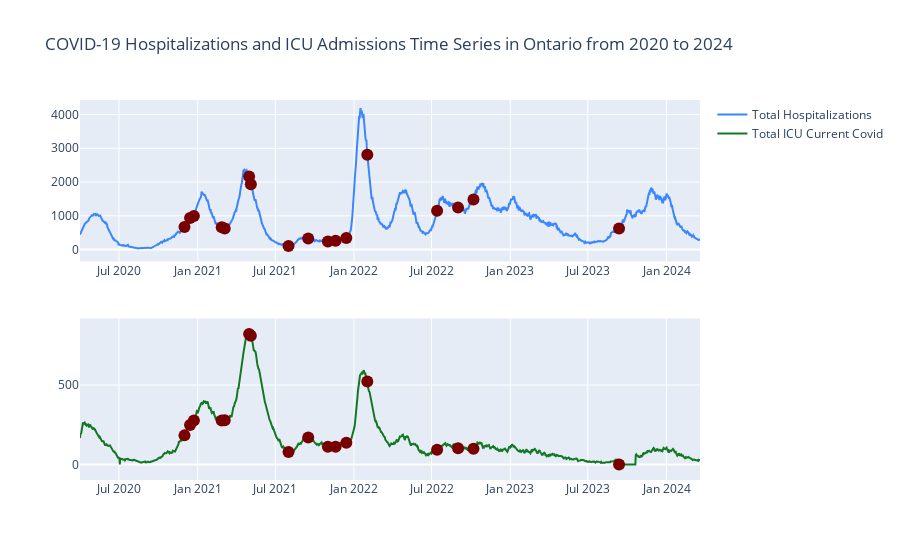

This figure's notebook cell:
### Markdown cell above
### Question 1: Time Series - Key Date Annotations

### Code cell
# Get daily totals for each region
total_hospitalizations = df.groupby('date').sum()['hospitalizations'].reset_index()
total_icu = df.groupby('date').sum()['icu_current_covid'].reset_index()

# Create the subplots for the two time series
fig = make_subplots(rows=2, cols=1)

# Add the total hospitalizations time series to the first row
fig.add_trace(
    go.Scatter(
        x=total_hospitalizations["date"],
        y=total_hospitalizations["hospitalizations"],
        mode="lines",
        name="Total Hospitalizations",
        line=dict(color=BLUE),
    ),
    row=1,
    col=1,
)

# Add the total ICU current covid cases time series to the second row
fig.add_trace(
    go.Scatter(
        x=total_icu["date"],
        y=total_icu["icu_current_covid"],
        mode="lines",
        name="Total ICU Current Covid",
        line=dict(color=GREEN),
    ),
    row=2,
    col=1,
)

# Loop through the key_dates and add annotations
for key_date, description in key_dates.items():
    # Add markers and annotations for hospitalizations plot
    if pd.to_datetime(key_date) in total_hospitalizations["date"].values:
        # Extract the value for the key date
        key_date_val = total_hospitalizations.loc[
            total_hospitalizations["date"] == pd.to_datetime(key_date),
            "hospitalizations",
        ].iloc[0]

        # Add a marker for the key date
        fig.add_trace(
            go.Scatter(
                x=[key_date],
                y=[key_date_val],
                mode="markers",
                marker=dict(size=12, color=RED),
                name="Key Date",
                text=[description],
                textposition="top center",
                showlegend=False,
            ),
            row=1,
            col=1,
        )

    # Add markers and annotations for ICU plot
    if pd.to_datetime(key_date) in total_icu["date"].values:
        # Extract the value for the key date
        key_date_val = total_icu.loc[
            total_icu["date"] == pd.to_datetime(key_date), "icu_current_covid"
        ].iloc[0]

        # Add a marker for the key date
        fig.add_trace(
            go.Scatter(
                x=[key_date],
                y=[key_date_val],
                mode="markers",
                marker=dict(size=12, color=RED),
                name="Key Date",
                text=[description],
                textposition="top center",
                showlegend=False,
            ),
            row=2,
            col=1,
        )

# Update the layout of the figure
fig.update_layout(
    height=1000,
    title_text="COVID-19 Hospitalizations and ICU Admissions Time Series in Ontario from 2020 to 2024",
)
fig.show()

### Figure 1 — Plotly figure (JSON) as saved in the notebook; plotly's stock layout.template omitted (floating-point values rounded to 4 significant figures; data arrays with more than 128 entries replaced by an {"elided": "..."} marker saying what was removed)
{"data": [{"line": {"color": "#3a86ff"}, "mode": "lines", "name": "Total Hospitalizations", "type": "scatter", "x": {"elided": "1449 str values"}, "xaxis": "x", "y": {"elided": "1449 int values"}, "yaxis": "y"}, {"line": {"color": "#127823"}, "mode": "lines", "name": "Total ICU Current Covid", "type": "scatter", "x": {"elided": "1449 str values"}, "xaxis": "x2", "y": {"elided": "1449 int values"}, "yaxis": "y2"}, {"marker": {"color": "#780000", "size": 12}, "mode": "markers", "name": "Key Date", "showlegend": false, "text": ["Emergence of Alpha variant"], "textposition": "top center", "type": "scatter", "x": ["2020-12-01"], "xaxis": "x", "y": [669], "yaxis": "y"}, {"marker": {"color": "#780000", "size": 12}, "mode": "markers", "name": "Key Date", "showlegend": false, "text": ["Emergence of Alpha variant"], "textposition": "top center", "type": "scatter", "x": ["2020-12-01"], "xaxis": "x2", "y": [183], "yaxis": "y2"}, {"marker": {"color": "#780000", "size": 12}, "mode": "markers", "name": "Key Date", "showlegend": false, "text": ["Emergence of Beta variant"], "textposition": "top center", "type": "scatter", "x": ["2021-05-01"], "xaxis": "x", "y": [2167], "yaxis": "y"}, {"marker": {"color": "#780000", "size": 12}, "mode": "markers", "name": "Key Date", "showlegend": false, "text": ["Emergence of Beta variant"], "textposition": "top center", "type": "scatter", "x": ["2021-05-01"], "xaxis": "x2", "y": [821], "yaxis": "y2"}, {"marker": {"color": "#780000", "size": 12}, "mode": "markers", "name": "Key Date", "showlegend": false, "text": ["Emergence of Gamma variant"], "textposition": "top center", "type": "scatter", "x": ["2021-08-01"], "xaxis": "x", "y": [109], "yaxis": "y"}, {"marker": {"color": "#780000", "size": 12}, "mode": "markers", "name": "Key Date", "showlegend": false, "text": ["Emergence of Gamma variant"], "textposition": "top center", "type": "scatter", "x": ["2021-08-01"], "xaxis": "x2", "y": [78], "yaxis": "y2"}, {"marker": {"color": "#780000", "size": 12}, "mode": "markers", "name": "Key Date", "showlegend": false, "text": ["Emergence of Delta variant"], "textposition": "top center", "type": "scatter", "x": ["2021-11-01"], "xaxis": "x", "y": [239], "yaxis": "y"}, {"marker": {"color": "#780000", "size": 12}, "mode": "markers", "name": "Key Date", "showlegend": false, "text": ["Emergence of Delta variant"], "textposition": "top center", "type": "scatter", "x": ["2021-11-01"], "xaxis": "x2", "y": [111], "yaxis": "y2"}, {"marker": {"color": "#780000", "size": 12}, "mode": "markers", "name": "Key Date", "showlegend": false, "text": ["Emergence of Omicron variant"], "textposition": "top center", "type": "scatter", "x": ["2022-02-01"], "xaxis": "x", "y": [2806], "yaxis": "y"}, {"marker": {"color": "#780000", "size": 12}, "mode": "markers", "name": "Key Date", "showlegend": false, "text": ["Emergence of Omicron variant"], "textposition": "top center", "type": "scatter", "x": ["2022-02-01"], "xaxis": "x2", "y": [522], "yaxis": "y2"}, {"marker": {"color": "#780000", "size": 12}, "mode": "markers", "name": "Key Date", "showlegend": false, "text": ["First Pfizer–BioNTech vaccine administered in Canada"], "textposition": "top center", "type": "scatter", "x": ["2020-12-14"], "xaxis": "x", "y": [939], "yaxis": "y"}, {"marker": {"color": "#780000", "size": 12}, "mode": "markers", "name": "Key Date", "showlegend": false, "text": ["First Pfizer–BioNTech vaccine administered in Canada"], "textposition": "top center", "type": "scatter", "x": ["2020-12-14"], "xaxis": "x2", "y": [249], "yaxis": "y2"}, {"marker": {"color": "#780000", "size": 12}, "mode": "markers", "name": "Key Date", "showlegend": false, "text": ["Health Canada authorizes Moderna vaccine"], "textposition": "top center", "type": "scatter", "x": ["2020-12-23"], "xaxis": "x", "y": [997], "yaxis": "y"}, {"marker": {"color": "#780000", "size": 12}, "mode": "markers", "name": "Key Date", "showlegend": false, "text": ["Health Canada authorizes Moderna vaccine"], "textposition": "top center", "type": "scatter", "x": ["2020-12-23"], "xaxis": "x2", "y": [277], "yaxis": "y2"}, {"marker": {"color": "#780000", "size": 12}, "mode": "markers", "name": "Key Date", "showlegend": false, "text": ["Oxford–AstraZeneca vaccine authorized by Health Canada"], "textposition": "top center", "type": "scatter", "x": ["2021-02-26"], "xaxis": "x", "y": [663], "yaxis": "y"}, {"marker": {"color": "#780000", "size": 12}, "mode": "markers", "name": "Key Date", "showlegend": false, "text": ["Oxford–AstraZeneca vaccine authorized by Health Canada"], "textposition": "top center", "type": "scatter", "x": ["2021-02-26"], "xaxis": "x2", "y": [276], "yaxis": "y2"}, {"marker": {"color": "#780000", "size": 12}, "mode": "markers", "name": "Key Date", "showlegend": false, "text": ["Janssen (Johnson & Johnson) vaccine authorized by Health Canada"], "textposition": "top center", "type": "scatter", "x": ["2021-03-05"], "xaxis": "x", "y": [625], "yaxis": "y"}, {"marker": {"color": "#780000", "size": 12}, "mode": "markers", "name": "Key Date", "showlegend": false, "text": ["Janssen (Johnson & Johnson) vaccine authorized by Health Canada"], "textposition": "top center", "type": "scatter", "x": ["2021-03-05"], "xaxis": "x2", "y": [278], "yaxis": "y2"}, {"marker": {"color": "#780000", "size": 12}, "mode": "markers", "name": "Key Date", "showlegend": false, "text": ["Pfizer vaccine authorized for adolescents 12 to 15 in Canada"], "textposition": "top center", "type": "scatter", "x": ["2021-05-05"], "xaxis": "x", "y": [1933], "yaxis": "y"}, {"marker": {"color": "#780000", "size": 12}, "mode": "markers", "name": "Key Date", "showlegend": false, "text": ["Pfizer vaccine authorized for adolescents 12 to 15 in Canada"], "textposition": "top center", "type": "scatter", "x": ["2021-05-05"], "xaxis": "x2", "y": [811], "yaxis": "y2"}, {"marker": {"color": "#780000", "size": 12}, "mode": "markers", "name": "Key Date", "showlegend": false, "text": ["Moderna and Pfizer vaccines receive full approval for use in individuals aged 12 and older"], "textposition": "top center", "type": "scatter", "x": ["2021-09-16"], "xaxis": "x", "y": [328], "yaxis": "y"}, {"marker": {"color": "#780000", "size": 12}, "mode": "markers", "name": "Key Date", "showlegend": false, "text": ["Moderna and Pfizer vaccines receive full approval for use in individuals aged 12 and older"], "textposition": "top center", "type": "scatter", "x": ["2021-09-16"], "xaxis": "x2", "y": [169], "yaxis": "y2"}, {"marker": {"color": "#780000", "size": 12}, "mode": "markers", "name": "Key Date", "showlegend": false, "text": ["Health Canada approves Pfizer-BioNTech vaccine for children aged 5 to 11"], "textposition": "top center", "type": "scatter", "x": ["2021-11-19"], "xaxis": "x", "y": [264], "yaxis": "y"}, {"marker": {"color": "#780000", "size": 12}, "mode": "markers", "name": "Key Date", "showlegend": false, "text": ["Health Canada approves Pfizer-BioNTech vaccine for children aged 5 to 11"], "textposition": "top center", "type": "scatter", "x": ["2021-11-19"], "xaxis": "x2", "y": [111], "yaxis": "y2"}, {"marker": {"color": "#780000", "size": 12}, "mode": "markers", "name": "Key Date", "showlegend": false, "text": ["One year since the first COVID-19 vaccine was administered in Canada"], "textposition": "top center", "type": "scatter", "x": ["2021-12-14"], "xaxis": "x", "y": [344], "yaxis": "y"}, {"marker": {"color": "#780000", "size": 12}, "mode": "markers", "name": "Key Date", "showlegend": false, "text": ["One year since the first COVID-19 vaccine was administered in Canada"], "textposition": "top center", "type": "scatter", "x": ["2021-12-14"], "xaxis": "x2", "y": [136], "yaxis": "y2"}, {"marker": {"color": "#780000", "size": 12}, "mode": "markers", "name": "Key Date", "showlegend": false, "text": ["Health Canada approves Moderna vaccine for children aged 6 months to 5 years"], "textposition": "top center", "type": "scatter", "x": ["2022-07-14"], "xaxis": "x", "y": [1150], "yaxis": "y"}, {"marker": {"color": "#780000", "size": 12}, "mode": "markers", "name": "Key Date", "showlegend": false, "text": ["Health Canada approves Moderna vaccine for children aged 6 months to 5 years"], "textposition": "top center", "type": "scatter", "x": ["2022-07-14"], "xaxis": "x2", "y": [92], "yaxis": "y2"}, {"marker": {"color": "#780000", "size": 12}, "mode": "markers", "name": "Key Date", "showlegend": false, "text": ["Moderna bivalent vaccine targeting original and Omicron BA.1 variant authorized by Health Canada"], "textposition": "top center", "type": "scatter", "x": ["2022-09-01"], "xaxis": "x", "y": [1243], "yaxis": "y"}, {"marker": {"color": "#780000", "size": 12}, "mode": "markers", "name": "Key Date", "showlegend": false, "text": ["Moderna bivalent vaccine targeting original and Omicron BA.1 variant authorized by Health Canada"], "textposition": "top center", "type": "scatter", "x": ["2022-09-01"], "xaxis": "x2", "y": [102], "yaxis": "y2"}, {"marker": {"color": "#780000", "size": 12}, "mode": "markers", "name": "Key Date", "showlegend": false, "text": ["Pfizer bivalent vaccine targeting Omicron BA.4 and BA.5 subvariants approved by Health Canada"], "textposition": "top center", "type": "scatter", "x": ["2022-10-07"], "xaxis": "x", "y": [1483], "yaxis": "y"}, {"marker": {"color": "#780000", "size": 12}, "mode": "markers", "name": "Key Date", "showlegend": false, "text": ["Pfizer bivalent vaccine targeting Omicron BA.4 and BA.5 subvariants approved by Health Canada"], "textposition": "top center", "type": "scatter", "x": ["2022-10-07"], "xaxis": "x2", "y": [99], "yaxis": "y2"}, {"marker": {"color": "#780000", "size": 12}, "mode": "markers", "name": "Key Date", "showlegend": false, "text": ["Health Canada authorizes a new Moderna vaccine based on Omicron XBB.1.5 subvariant"], "textposition": "top center", "type": "scatter", "x": ["2023-09-12"], "xaxis": "x", "y": [624], "yaxis": "y"}, {"marker": {"color": "#780000", "size": 12}, "mode": "markers", "name": "Key Date", "showlegend": false, "text": ["Health Canada authorizes a new Moderna vaccine based on Omicron XBB.1.5 subvariant"], "textposition": "top center", "type": "scatter", "x": ["2023-09-12"], "xaxis": "x2", "y": [0], "yaxis": "y2"}], "layout": {"autosize": true, "title": {"text": "COVID-19 Hospitalizations and ICU Admissions Time Series in Ontario from 2020 to 2024"}, "xaxis": {"anchor": "y", "autorange": true, "domain": [0, 1], "range": ["2020-04-01", "2024-03-19"], "type": "date"}, "xaxis2": {"anchor": "y2", "autorange": true, "domain": [0, 1], "range": ["2020-04-01", "2024-03-19"], "type": "date"}, "yaxis": {"anchor": "x", "autorange": true, "domain": [0.575, 1], "range": [-223.3, 4422.0], "type": "linear"}, "yaxis2": {"anchor": "x2", "autorange": true, "domain": [0, 0.425], "range": [-68.52, 889.5], "type": "linear"}}}
